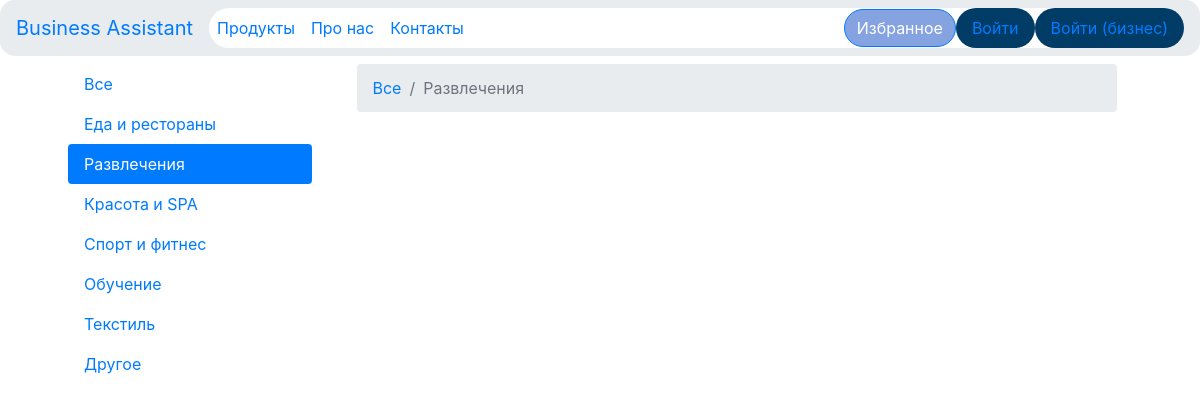
The app's page /shop/cat.php?id=2 with its own data.
### tables this page shows
CREATE TABLE `categories` (
  `id` int(11) NOT NULL,
  `title` varchar(255) NOT NULL
);

### shop/cat.php (the view, shortened to what this page needs)
<?php
include 'configs/db.php';
include 'parts/header.php';
$sql = "SELECT * FROM categories WHERE id=" . $_GET['id'];
$category = mysqli_fetch_assoc($conn->query($sql));
?>
<div class="container">
		<div class="row m-2">
		  	<div class="col-3">
			    <?php include $_SERVER['DOCUMENT_ROOT'] . '/shop/parts/cat_nav.php'; ?>
		  	</div>
		  	<div class="col-9">
		  		<div class="container">
		  			<nav aria-label="breadcrumb">
					  <ol class="breadcrumb">
					    <li class="breadcrumb-item"><a href="/shop/">Все</a></li>
					    <li class="breadcrumb-item active" aria-current="page"><?php echo $category['title']; ?></li>
					  </ol>
					</nav>
<?php include 'parts/footer.php'; ?>

### shop/parts/cat_nav.php
<div class="nav flex-column nav-pills" id="v-pills-tab" role="tablist" aria-orientation="vertical">
	 <a class="nav-link <?php if(!isset($_GET['id'])){ ?> active <?php } ?>" href="/shop/">Все</a>
	<?php
	$sql1 = "SELECT * FROM categories";
	$result1 = $conn->query($sql1);
	while ($row1 = mysqli_fetch_assoc($result1)) {
		if(isset($_GET['id']) && $_GET['id'] == $row1['id']) {
			echo "<a class='nav-link active' href='/shop/cat.php?id=" . $row1["id"] . "'>" . $row1["title"] . "</a>";
		} else {
			echo "<a class='nav-link' href='/shop/cat.php?id=" . $row1["id"] . "'>" . $row1["title"] . "</a>";
		}
	}
	?>
</div>

### records on screen
categories: title "Еда и рестораны"
categories: title "Развлечения"
categories: title "Красота и SPA"
categories: title "Спорт и фитнес"
categories: title "Обучение"
categories: title "Текстиль"
categories: title "Другое"

### other values on screen
$nameSite "Business Assistant"
